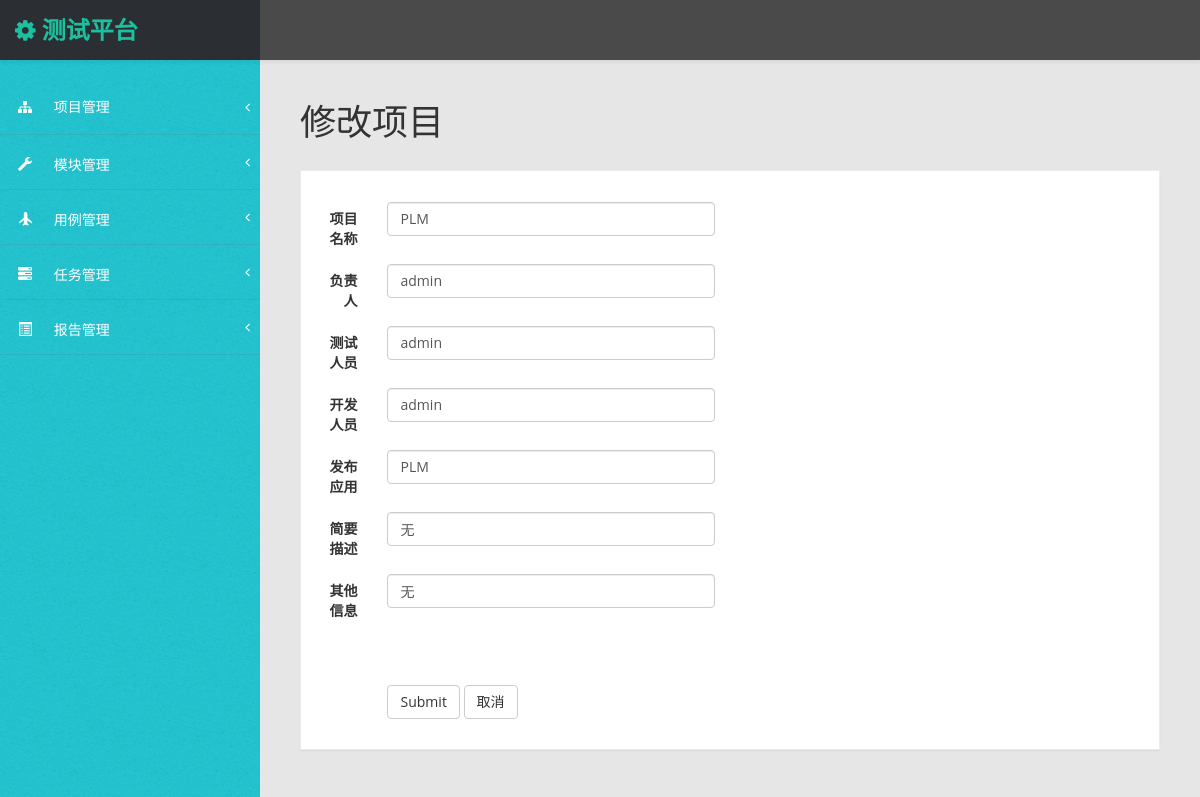
The page /edit_project/1/ on the database as committed earlier.
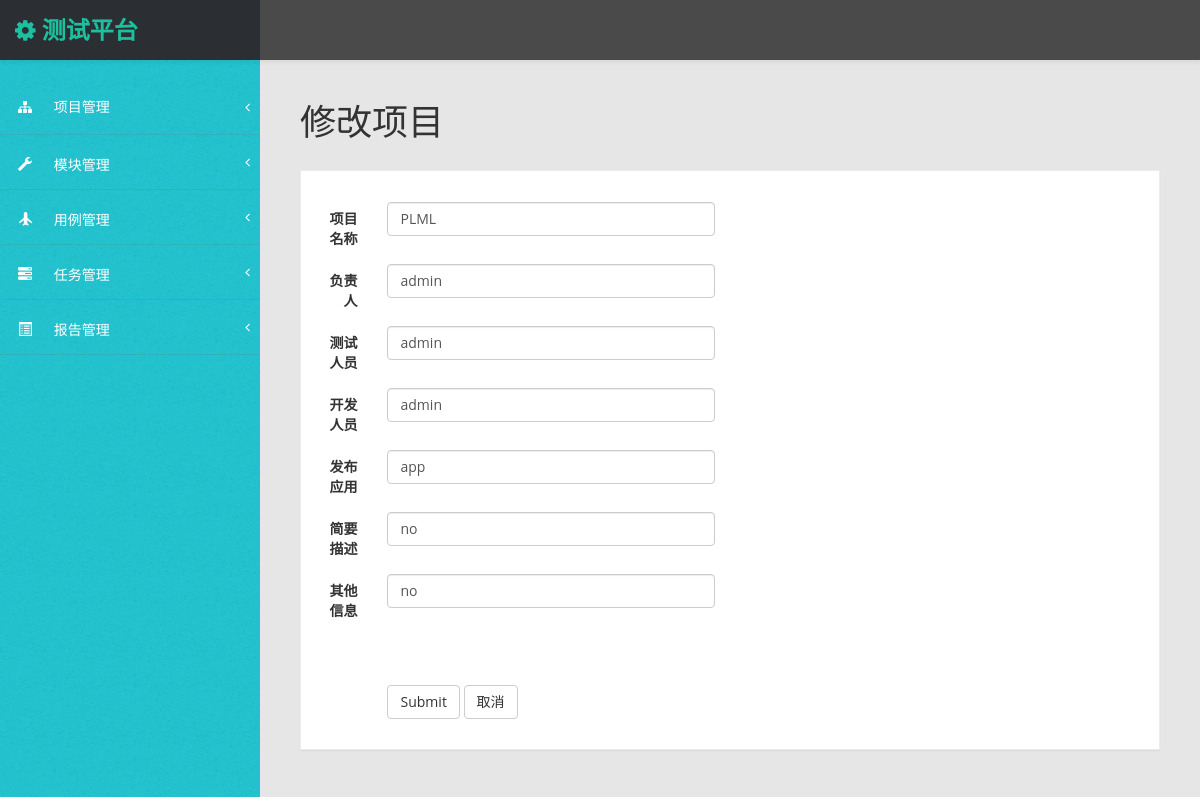
The same page on the database as committed later.
### ApiManager/models.py (models this page shows)
class BaseTable(models.Model):
    create_time = models.DateTimeField('创建时间', auto_now_add=True)
    update_time = models.DateTimeField('更新时间', auto_now=True)
    class Meta:
        abstract = True
        verbose_name = "公共字段表"
        db_table = 'BaseTable'

class ProjectInfo(BaseTable):
    class Meta:
        verbose_name = '项目信息'
        db_table = 'ProjectInfo'
    project_name = models.CharField('项目名称', max_length=50, unique=True, null=False)
    responsible_name = models.CharField('负责人', max_length=20, null=False)
    test_user = models.CharField('测试人员', max_length=100, null=False)
    dev_user = models.CharField('开发人员', max_length=100, null=False)
    publish_app = models.CharField('发布应用', max_length=100, null=False)
    simple_desc = models.CharField('简要描述', max_length=100, null=True)
    other_desc = models.CharField('其他信息', max_length=100, null=True)

### ApiManager/views.py (the view)
# urls.py: path('edit_project/<int:eid>/',ApiManager_views.add_project_page),
def add_project_page(request,eid=0):
    if eid !=0:
        project_name = get_object_or_404(ProjectInfo,id=eid).project_name
        responsible_name = get_object_or_404(ProjectInfo,id=eid).responsible_name
        test_user = get_object_or_404(ProjectInfo,id=eid).test_user
        dev_user = get_object_or_404(ProjectInfo,id=eid).dev_user
        publish_app = get_object_or_404(ProjectInfo,id=eid).publish_app
        simple_desc = get_object_or_404(ProjectInfo,id=eid).simple_desc
        other_desc = get_object_or_404(ProjectInfo,id=eid).other_desc
        return render(request,'add_project.html',{'project_name':project_name,'responsible_name':responsible_name,'test_user':test_user,'dev_user':dev_user,'publish_app':publish_app,'simple_desc':simple_desc,'other_desc':other_desc,'status':True,'project_id':eid})
    else:
        return render(request,'add_project.html')

### templates/add_project.html (shortened to what the changed rows need)
{% extends 'base.html' %}
{% block page-content %}
<div class="row">
    <div class="col-md-12">
        <h1 class="page-header">
        </h1>
    </div>
</div>
<div class="row">
    <div class="col-lg-12">
        <div class="panel panel-default">
            <div class="panel-body">
                <div class="row">
                    <div class="col-lg-6">
                        <form id="project_from" class="form-horizontal" role="form" action="/add_project_action/" method="post">
                            <div class="form-group">
                                <div class="col-sm-10">
                                    <input type="text" class="form-control" id="project_name" name="project_name"
                                           placeholder="请输入项目名称" value={{ project_name }}>
                                </div>
                            </div>
                            <div class="form-group">
                                <div class="col-sm-10">
                                    <input type="text" class="form-control" id="responsible_name"
                                           name="responsible_name" placeholder="请输入负责人" value={{ responsible_name }}>
                                </div>
                            </div>
                            <div class="form-group">
                                <div class="col-sm-10">
                                    <input type="text" class="form-control" id="test_user" name="test_user"
                                           placeholder="请输入测试人员" value={{ test_user }}>
                                </div>
                            </div>
                            <div class="form-group">
                                <div class="col-sm-10">
                                    <input type="text" class="form-control" id="dev_user" name="dev_user"
                                           placeholder="请输入开发人员" value={{ dev_user }}>
                                </div>
                            </div>
                            <div class="form-group">
                                <div class="col-sm-10">
                                    <input type="text" class="form-control" id="publish_app" name="publish_app"
                                           placeholder="请输入发布应用" value={{ publish_app }}>
                                </div>
                            </div>
                            <div class="form-group">
                                <div class="col-sm-10">
                                    <input type="text" class="form-control" id="simple_desc" name="simple_desc"
                                           placeholder="请输入简要描述" value={{ simple_desc }}>
                                </div>
                            </div>
                            <div class="form-group">
                                <div class="col-sm-10">
                                    <input type="text" class="form-control" id="other_desc" name="other_desc"
                                           placeholder="其他信息" value={{ other_desc }}>
                                </div>
                            </div>
                        </form>
                    </div>
                </div>
            </div>
        </div>
    </div>
</div>
{% endblock %}

Rows that differ between the two databases and show on the page:
changed ProjectInfo "admin": project_name "PLM" → "PLML"; publish_app "PLM" → "app"; simple_desc (not shown) → "no"; other_desc (not shown) → "no"
Other text that changed with them:
form field simple_desc: "无" → (not shown)
form field other_desc: "无" → (not shown)
